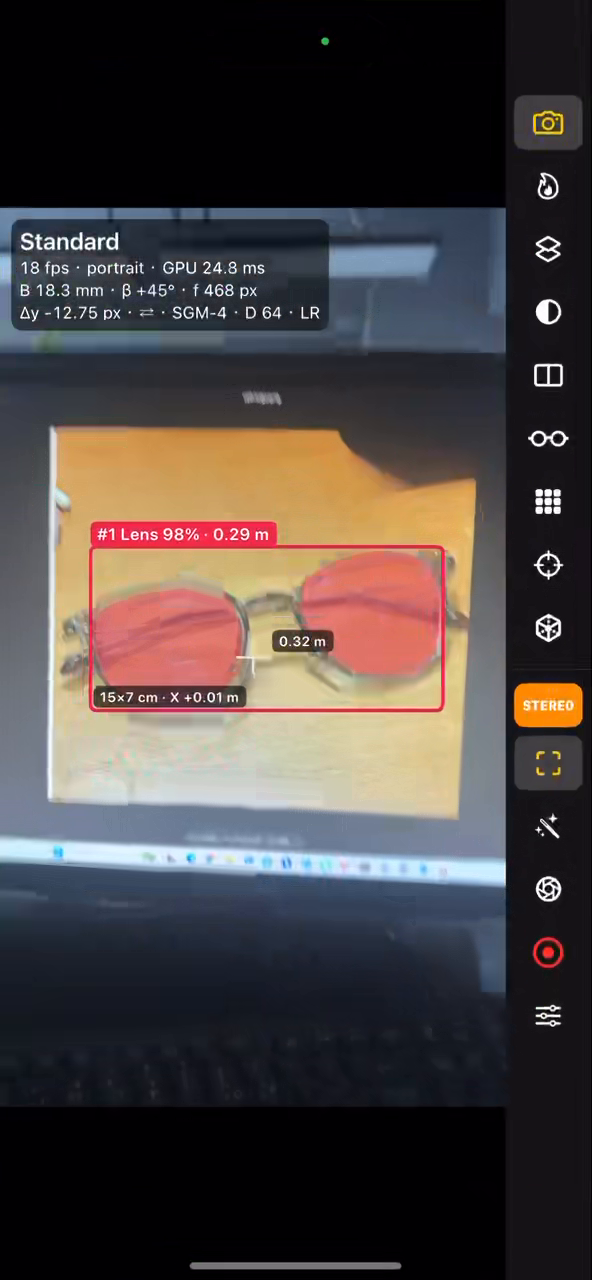
#> input picture frame 55 of docs/demo.mp4, 592 x 1280 px
$ python get_gif.py
#> lines starting #> are read from the running program, lines starting #| are printed output that depends on the picture
import argparse
import math
from pathlib import Path

import cv2
from PIL import Image


def rotate_frame(frame_bgr, angle: float):
    """按角度旋转 BGR 图像；90 的倍数自动扩展画布以防裁切。"""
    angle_mod = angle % 360
    if math.isclose(angle_mod, 0.0, abs_tol=1e-6):
        return frame_bgr
    if math.isclose(angle_mod, 90.0, abs_tol=1e-6):
        return cv2.rotate(frame_bgr, cv2.ROTATE_90_COUNTERCLOCKWISE)
    if math.isclose(angle_mod, 180.0, abs_tol=1e-6):
        return cv2.rotate(frame_bgr, cv2.ROTATE_180)
    if math.isclose(angle_mod, 270.0, abs_tol=1e-6):
        return cv2.rotate(frame_bgr, cv2.ROTATE_90_CLOCKWISE)

    h, w = frame_bgr.shape[:2]
    cx, cy = w / 2.0, h / 2.0
    rot_mat = cv2.getRotationMatrix2D((cx, cy), angle, 1.0)

    # 计算旋转后的外接矩形宽高，保证完整保留画面
    rad = math.radians(angle)
    cos_a = abs(math.cos(rad))
    sin_a = abs(math.sin(rad))
    new_w = int(round(w * cos_a + h * sin_a))
    new_h = int(round(w * sin_a + h * cos_a))

    rot_mat[0, 2] += (new_w / 2.0) - cx
    rot_mat[1, 2] += (new_h / 2.0) - cy

    return cv2.warpAffine(
        frame_bgr,
        rot_mat,
        (new_w, new_h),
        flags=cv2.INTER_LINEAR,
        borderMode=cv2.BORDER_CONSTANT,
        borderValue=(0, 0, 0),
    )


def video_to_gif(
    video_path: str,
    output_path: str,
    angle: float = 0.0,
    step: int = 1,
    fps: float | None = None,
    max_width: int | None = 640,
    start_sec: float = 0.0,
    end_sec: float | None = None,
    loop: int = 0,
):
    """
    从视频抽帧并旋转后生成 GIF。

    Args:
        video_path: 输入视频路径
        output_path: 输出 GIF 路径
        angle: 旋转角度（度），正值为逆时针，负值为顺时针
        step: 抽帧步长（每隔 step 帧取 1 帧，>=1）
        fps: GIF 播放帧率；若为 None，则按原视频帧率 / step 自动计算
        max_width: 输出最大宽度（像素），用于控制 GIF 体积；None 表示不缩放
        start_sec: 起始时间（秒）
        end_sec: 结束时间（秒），None 表示到视频末尾
        loop: 循环次数，0 表示无限循环
    """
#> called with angle = 90, step = 5, start_sec = 0, loop = 0
    if step < 1:
        raise ValueError("step 必须 >= 1")

    cap = cv2.VideoCapture(video_path)
    if not cap.isOpened():
        raise FileNotFoundError(f"无法打开视频文件: {video_path}")

    src_fps = cap.get(cv2.CAP_PROP_FPS)
    if not src_fps or src_fps <= 0:
        src_fps = 25.0

    total_frames = int(cap.get(cv2.CAP_PROP_FRAME_COUNT))
    start_frame = max(0, int(start_sec * src_fps))
    end_frame = total_frames if end_sec is None else min(total_frames, int(end_sec * src_fps))

    if start_frame > 0:
        cap.set(cv2.CAP_PROP_POS_FRAMES, start_frame)

    pil_frames = []
    frame_idx = start_frame

    while frame_idx < end_frame:
        ret, frame = cap.read()
#> frame is the input picture: shape (1280, 592, 3); mean B, G, R 64.1, 65.4, 72.9
        if not ret:
            break

        if (frame_idx - start_frame) % step == 0:
            rotated = rotate_frame(frame, angle)
#> in rotate_frame, `return cv2.rotate(frame_bgr, cv2.ROTATE_90_COUNTERCLOCKWISE)`:
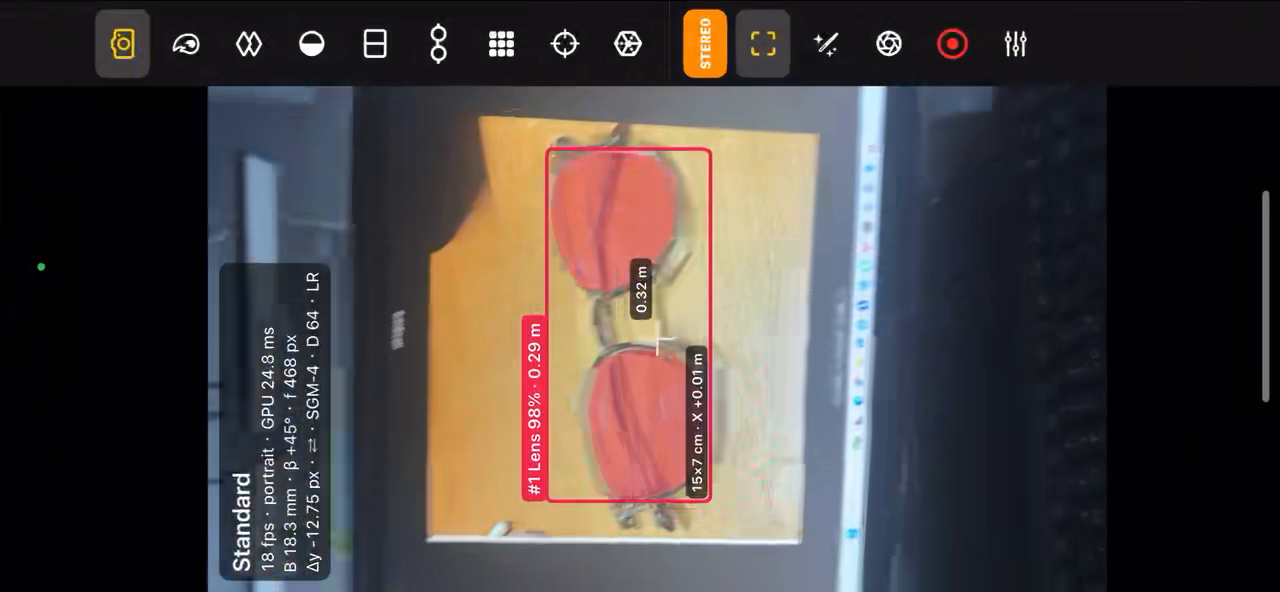
#> returned value: shape (592, 1280, 3); mean of channels 0, 1, 2 64.1, 65.4, 72.9; drawn as B, G, R

            if max_width is not None and rotated.shape[1] > max_width:
                scale = max_width / rotated.shape[1]
                new_size = (max_width, max(1, int(round(rotated.shape[0] * scale))))
                rotated = cv2.resize(rotated, new_size, interpolation=cv2.INTER_AREA)

            rgb = cv2.cvtColor(rotated, cv2.COLOR_BGR2RGB)
            pil_frames.append(Image.fromarray(rgb))

        frame_idx += 1

    cap.release()

    if not pil_frames:
        raise RuntimeError("没有提取到任何有效帧，请检查视频路径或时间范围。")

    out_fps = fps if (fps and fps > 0) else max(1.0, src_fps / step)
    duration_ms = max(10, int(round(1000.0 / out_fps)))

    out_file = Path(output_path)
    out_file.parent.mkdir(parents=True, exist_ok=True)

    pil_frames[0].save(
        out_file,
        save_all=True,
        append_images=pil_frames[1:],
        duration=duration_ms,
        loop=loop,
        optimize=False,
    )
    print(f"已生成 GIF: {out_file}（共 {len(pil_frames)} 帧，帧间隔 {duration_ms} ms，旋转 {angle}°）")


def main():
    parser = argparse.ArgumentParser(description="视频抽帧旋转生成 GIF")
    parser.add_argument("-input", default=r"E:\lfm\stereo-camera-iphone\docs\demo.mp4", help="输入视频文件路径")
    parser.add_argument("-o", "--output", default=r"E:\lfm\stereo-camera-iphone\docs\demo.gif", help="输出 GIF 路径（默认 output.gif）")
    parser.add_argument("-a", "--angle", type=float, default=90.0, help="旋转角度（度，正数逆时针，负数顺时针）")
    parser.add_argument("-s", "--step", type=int, default=5, help="抽帧步长（每隔 s 帧取 1 帧，默认 3）")
    parser.add_argument("--fps", type=float, default=None, help="GIF 帧率（默认按原视频帧率/步长自动计算）")
    parser.add_argument("--max-width", type=int, default=0, help="最大宽度像素（默认 640，0 表示不限制）")
    parser.add_argument("--start", type=float, default=0.0, help="起始时间（秒，默认 0）")
    parser.add_argument("--end", type=float, default=None, help="结束时间（秒，默认到结尾）")
    parser.add_argument("--loop", type=int, default=0, help="循环次数（0 为无限循环，默认 0）")

    args = parser.parse_args()
    max_w = None if args.max_width == 0 else args.max_width

    video_to_gif(
        video_path=args.input,
        output_path=args.output,
        angle=args.angle,
        step=args.step,
        fps=args.fps,
        max_width=max_w,
        start_sec=args.start,
        end_sec=args.end,
        loop=args.loop,
    )


if __name__ == "__main__":
    main()

$ run again, starting later in the video
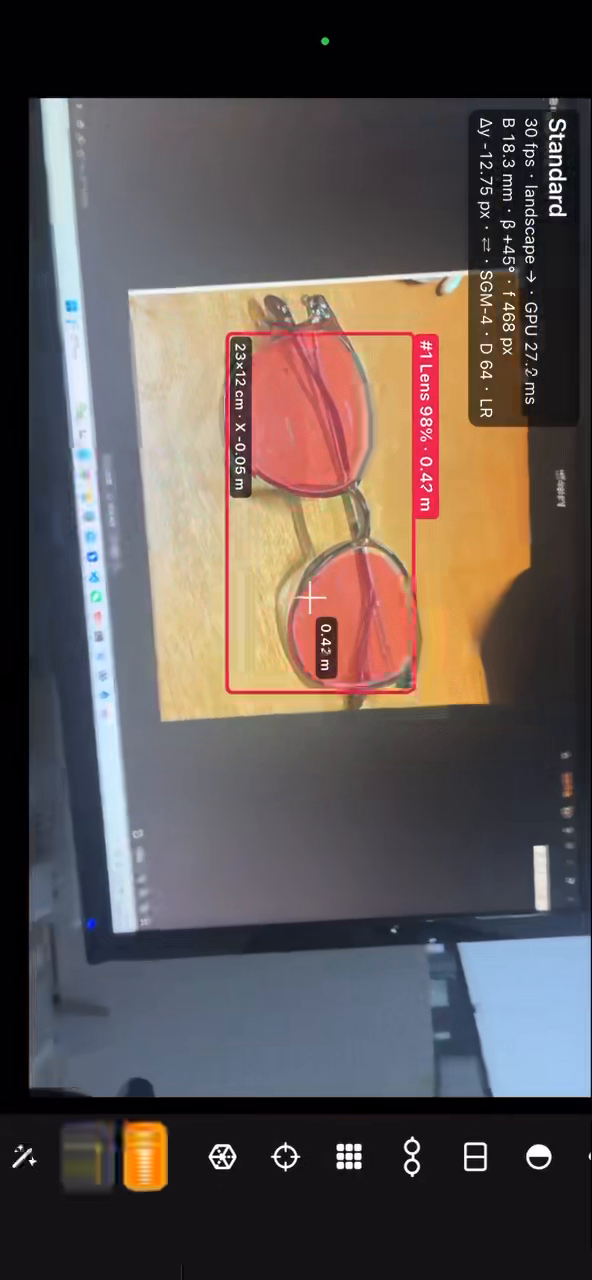
#> input picture frame 249 of docs/demo.mp4, 592 x 1280 px
#> in video_to_gif, frame is the input picture: shape (1280, 592, 3); mean B, G, R 82.1, 84.1, 93.4
#> in rotate_frame, `return cv2.rotate(frame_bgr, cv2.ROTATE_90_COUNTERCLOCKWISE)`:
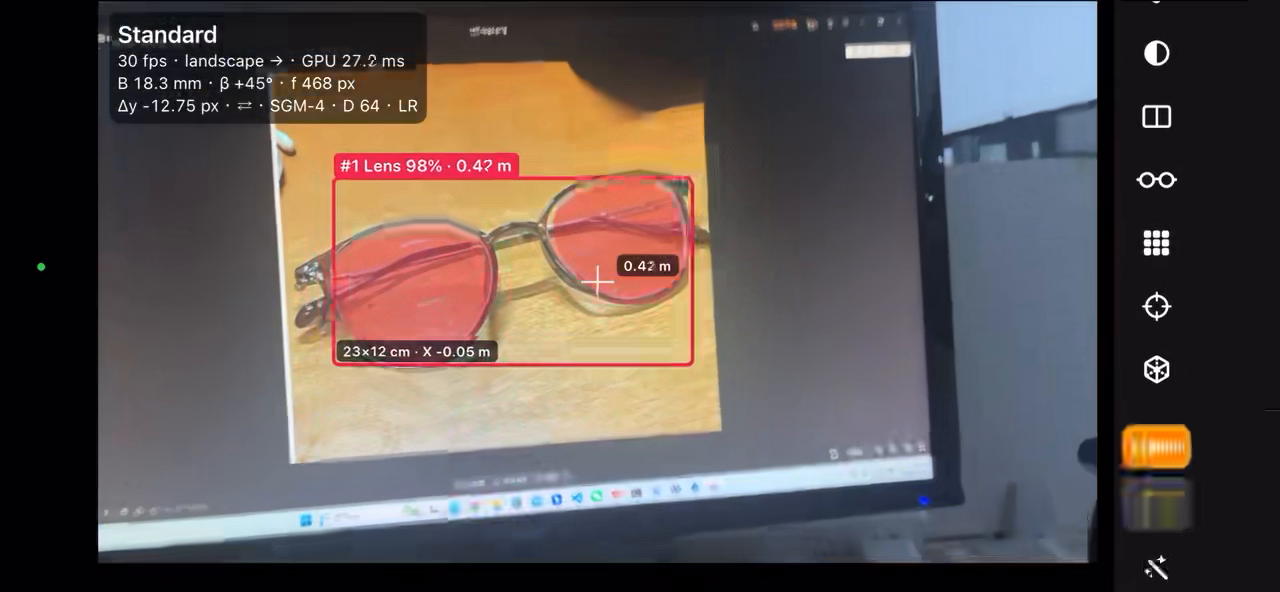
#> returned value: shape (592, 1280, 3); mean of channels 0, 1, 2 82.1, 84.1, 93.4; drawn as B, G, R

$ run again, starting later in the video
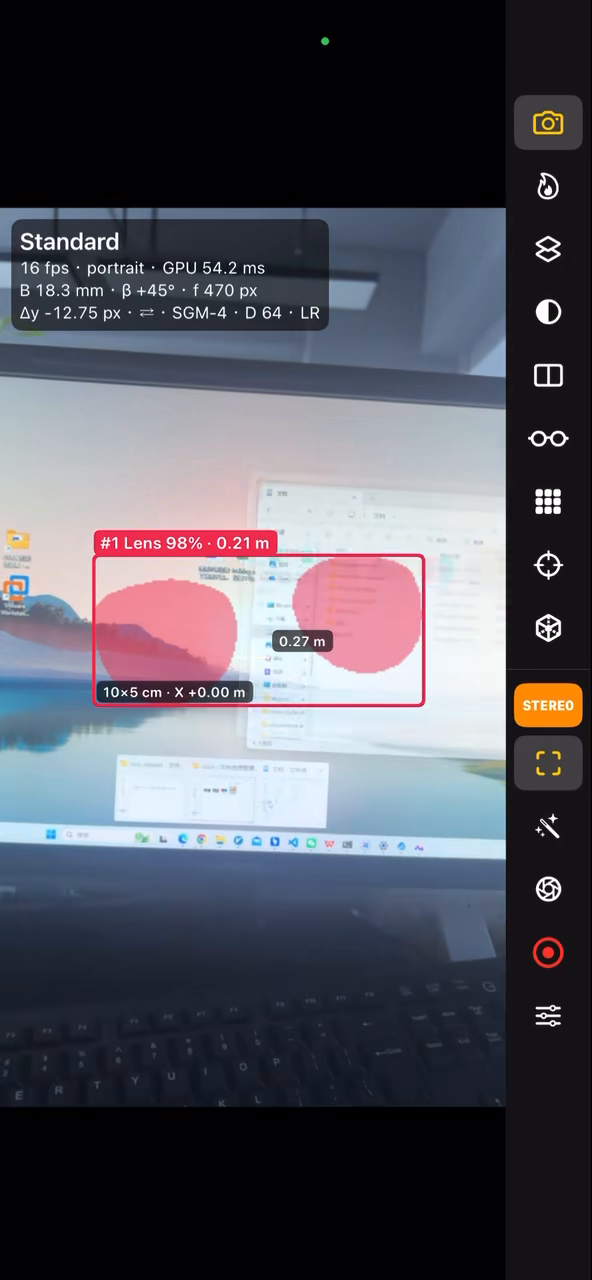
#> input picture frame 443 of docs/demo.mp4, 592 x 1280 px
#> in video_to_gif, frame is the input picture: shape (1280, 592, 3); mean B, G, R 91, 81.8, 82.2
#> in rotate_frame, `return cv2.rotate(frame_bgr, cv2.ROTATE_90_COUNTERCLOCKWISE)`:
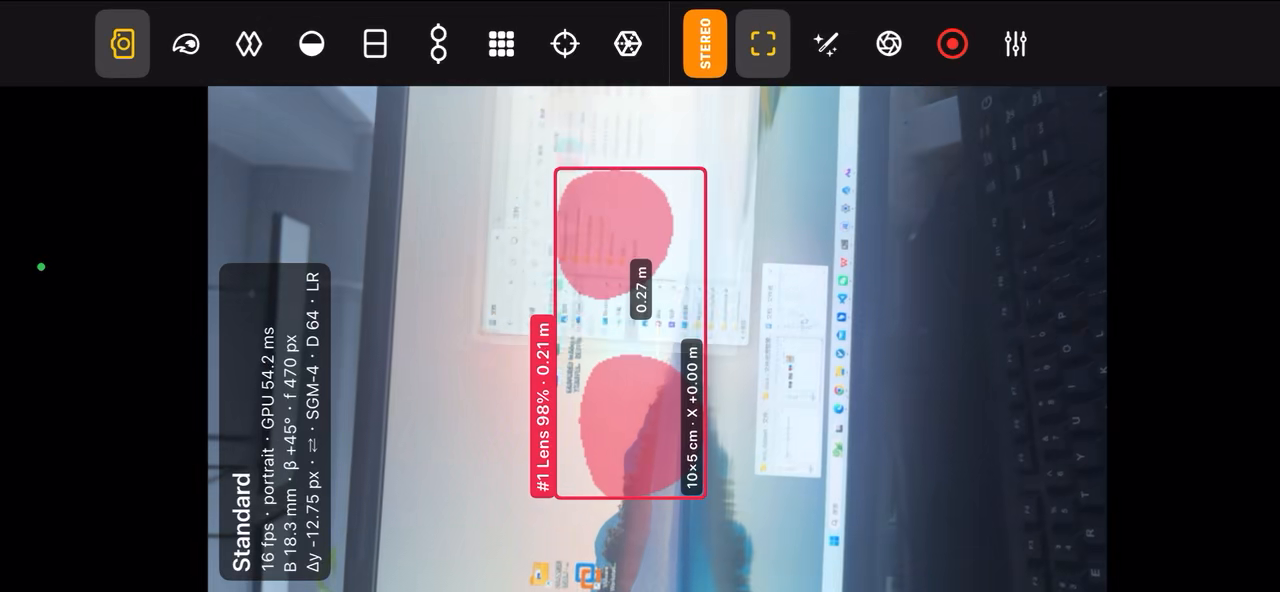
#> returned value: shape (592, 1280, 3); mean of channels 0, 1, 2 91, 81.8, 82.2; drawn as B, G, R
